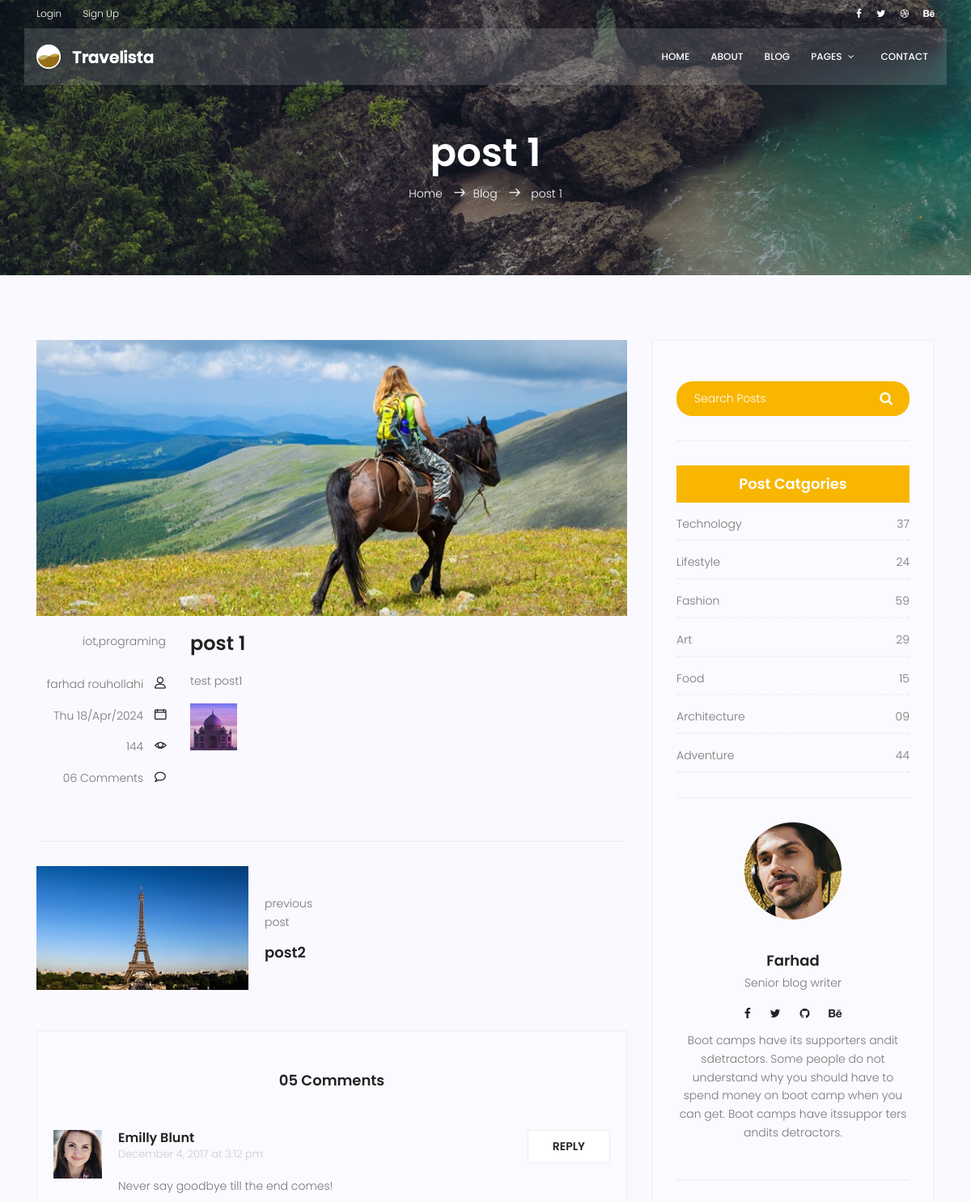
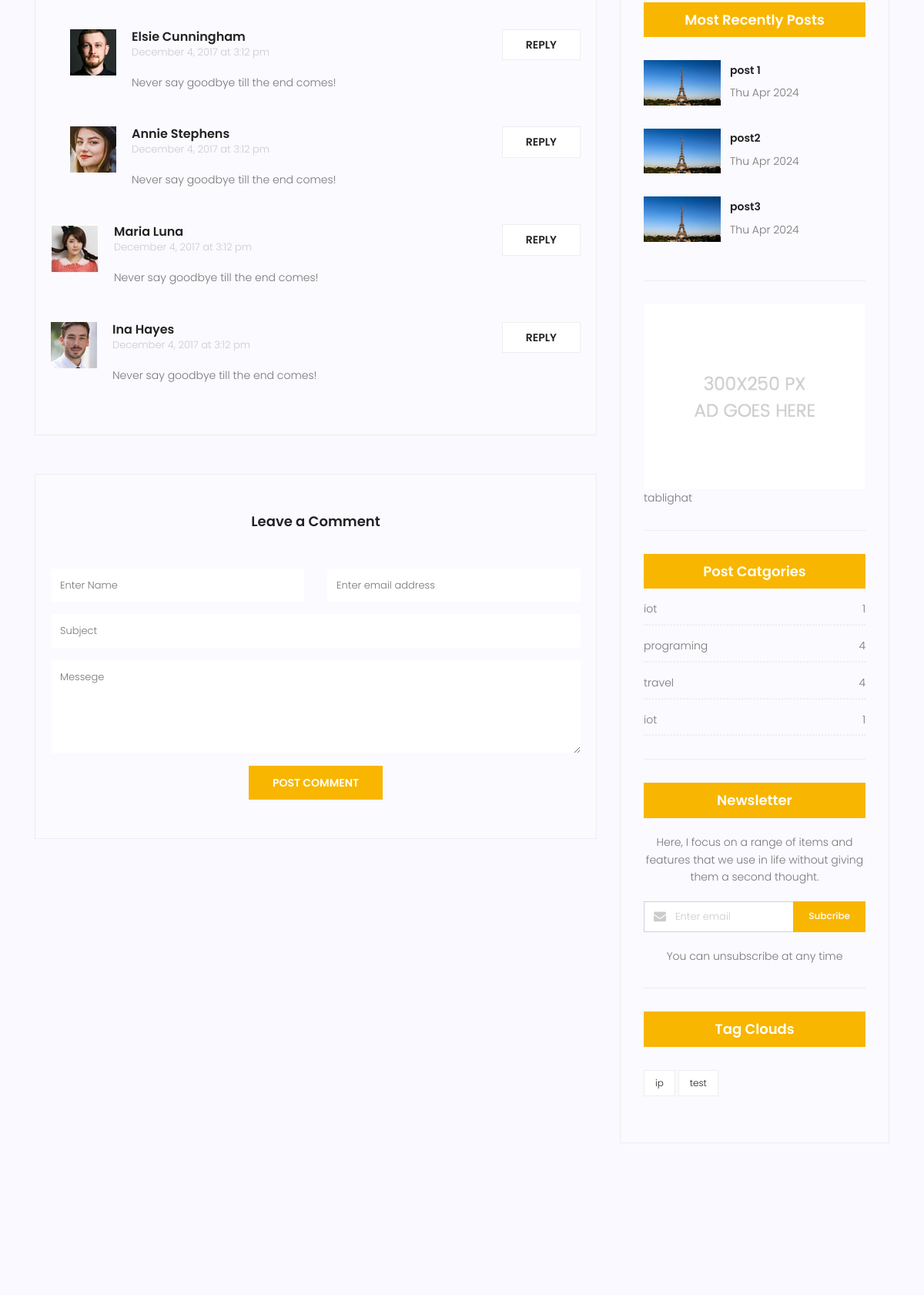
The page /blog/1 (upper part) on the database its author committed (2 pictures, top to bottom).
### blog/models.py (models this page shows, shortened)
class Post(models.Model):
    image = models.ImageField(upload_to='blog/', default='blog/default.jpg')
    tags = TaggableManager(blank=True)
    category = models.ManyToManyField(Category)
    author = models.ForeignKey(User, on_delete=models.SET_NULL, null=True)
    title = models.CharField(max_length=255)
    content = models.TextField()
    counted_view = models.IntegerField(default=0)
    status = models.BooleanField(default=False)
    created_date = models.DateTimeField(auto_now_add=True)
    updated_date = models.DateTimeField(auto_now=True)
    published_date = models.DateTimeField(null=True)
    class Meta:
        ordering = ["-created_date"]

class Category(models.Model):
    name = models.CharField(max_length=255)
    def __str__(self):
        return self.name

### blog/views.py (the view)
# urls.py: path("<int:pid>", single_blog, name='single_blog'),
def single_blog(request, pid):
    posts = Post.objects.filter(
        published_date__lte=timezone.now(), status=1)
    post = get_object_or_404(posts, pk=pid)
    post.counted_view += 1
    post.save()
    nex = False
    next = 404
    prev_post = 404
    next_post = 404
    for i, po in enumerate(posts):
        if nex:
            next = po.id
            break
        if po.id == post.id:
            if i == 0:
                prev = 404
            if i != 0:
                prev = temp
            nex = True
        temp = po.id
    if next != 404:
        next_post = get_object_or_404(posts, pk=next)
    if prev != 404:
        prev_post = get_object_or_404(posts, pk=prev)
    context = {"post": post, 'posts': posts,
               "next": next_post, "prev": prev_post}
    return render(request, "blog/blog-single.html", context)

### blog/templatetags/blog_tags.py (called while the page is built)
@register.inclusion_tag("blog/blog-lastest-post.html")
def lastest_posts(arg=3):
    posts = Post.objects.filter(
        published_date__lte=timezone.now(), status=1).order_by("created_date")[:arg]
    return {"posts": posts}

@register.inclusion_tag('blog/blog-categories.html')
def postcategories():
    posts = Post.objects.filter(
        status=1, published_date__lte=timezone.now())
    categories = Category.objects.all()
    dic_cat = {}
    for name in categories:
        dic_cat[name] = posts.filter(category=name).count()
    return {'categories': dic_cat}

### templates/blog/blog-single.html (shortened to what this page needs)
{% extends 'base.html' %}
{% load static %}
{% load blog_tags %}
{% block content %}
{% load humanize %}
<section class="relative about-banner">
	<div class="overlay overlay-bg"></div>
	<div class="container">
		<div class="row d-flex align-items-center justify-content-center">
			<div class="about-content col-lg-12">
				<h1 class="text-white">
					{{post.title}}
				</h1>
				<p class="text-white link-nav"><a href="{% url 'index' %}">Home </a> <span
						class="lnr lnr-arrow-right"></span><a href="{% url 'index_blog' %}">Blog </a> <span
						class="lnr lnr-arrow-right"></span> <a>
						{{post.title}}</a></p>
			</div>
		</div>
	</div>
</section>
<section class="post-content-area single-post-area">
	<div class="container">
		<div class="row">
			<div class="col-lg-8 posts-list">
				<div class="single-post row">
					<div class="col-lg-12">
						<div class="feature-img">
							<img class="img-fluid" src="{% static 'img/blog/feature-img1.jpg' %}" alt="">
						</div>
					</div>
					<div class="col-lg-3  col-md-3 meta-details">
						<ul class="tags">
							{{post.category.all|join:","}}
						</ul>
						<div class="user-details row">
							<p class="user-name col-lg-12 col-md-12 col-6"><a href="#">{{post.author.get_full_name}}</a>
								<span class="lnr lnr-user"></span>
							</p>
							<p class="date col-lg-12 col-md-12 col-6">
								<a href="#">{{post.published_date|date:"D d/M/Y"}}</a>
								<span class="lnr lnr-calendar-full"></span>
							</p>
							<p class="view col-lg-12 col-md-12 col-6"><a href="#">{{post.counted_view}}</a> <span
									class="lnr lnr-eye"></span></p>
							<p class="comments col-lg-12 col-md-12 col-6"><a href="#">06 Comments</a> <span
									class="lnr lnr-bubble"></span></p>
						</div>
					</div>
					<div class="col-lg-9 col-md-9">
						<h3 class="mt-20 mb-20">{{post.title}}</h3>
						<p class="excert">
							{{post.content|safe}}
						</p>
					</div>
				</div>
				<div class="navigation-area">
					<div class="row">
						<div
							class="col-lg-6 col-md-6 col-12 nav-left flex-row d-flex justify-content-start align-items-center">
							{% if prev != 404 %}
							<div class="thumb">
								<a href="{% url 'single_blog' pid=prev.id %}"><img class="img-fluid"
										src="{{prev.image.url}}" alt=""></a>
							</div>
							<div class="arrow">
								<a href="{% url 'single_blog' pid=prev.id %}"></a>
							</div>
							<div class="detials">
								<p>previous post</p>
								<a href="{% url 'single_blog' pid=prev.id %}">
									<h4>{{prev.title}}</h4>
								</a>
							</div>
							{% endif %}
						</div>
						<div
							class="col-lg-6 col-md-6 col-12 nav-right flex-row d-flex justify-content-end align-items-center">
						</div>
					</div>
				</div>
				<div class="comments-area">
					<h4>05 Comments</h4>
					<div class="comment-list">
						<div class="single-comment justify-content-between d-flex">
							<div class="user justify-content-between d-flex">
								<div class="thumb">
									<img src="{% static 'img/blog/c1.jpg' %}" alt="">
								</div>
								<div class="desc">
									<h5><a href="#">Emilly Blunt</a></h5>
									<p class="date">December 4, 2017 at 3:12 pm </p>
									<p class="comment">
										Never say goodbye till the end comes!
									</p>
								</div>
							</div>
							<div class="reply-btn">
								<a href="" class="btn-reply text-uppercase">reply</a>
							</div>
						</div>
					</div>
					<div class="comment-list left-padding">
						<div class="single-comment justify-content-between d-flex">
							<div class="user justify-content-between d-flex">
								<div class="thumb">
									<img src="{% static 'img/blog/c2.jpg' %}" alt="">
								</div>
								<div class="desc">
									<h5><a href="#">Elsie Cunningham</a></h5>
									<p class="date">December 4, 2017 at 3:12 pm </p>
									<p class="comment">
										Never say goodbye till the end comes!
									</p>
								</div>
							</div>
							<div class="reply-btn">
								<a href="" class="btn-reply text-uppercase">reply</a>
							</div>
						</div>
					</div>
					<div class="comment-list left-padding">
						<div class="single-comment justify-content-between d-flex">
							<div class="user justify-content-between d-flex">
								<div class="thumb">
									<img src="{% static 'img/blog/c3.jpg' %}" alt="">
								</div>
								<div class="desc">
									<h5><a href="#">Annie Stephens</a></h5>
									<p class="date">December 4, 2017 at 3:12 pm </p>
									<p class="comment">
										Never say goodbye till the end comes!
									</p>
								</div>
							</div>
							<div class="reply-btn">
								<a href="" class="btn-reply text-uppercase">reply</a>
							</div>
						</div>
					</div>
					<div class="comment-list">
						<div class="single-comment justify-content-between d-flex">
							<div class="user justify-content-between d-flex">
								<div class="thumb">
									<img src="{% static 'img/blog/c4.jpg' %}" alt="">
								</div>
								<div class="desc">
									<h5><a href="#">Maria Luna</a></h5>
									<p class="date">December 4, 2017 at 3:12 pm </p>
									<p class="comment">
										Never say goodbye till the end comes!
									</p>
								</div>
							</div>
							<div class="reply-btn">
								<a href="" class="btn-reply text-uppercase">reply</a>
							</div>
						</div>
					</div>
					<div class="comment-list">
						<div class="single-comment justify-content-between d-flex">
							<div class="user justify-content-between d-flex">
								<div class="thumb">
									<img src="{% static 'img/blog/c5.jpg' %}" alt="">
								</div>
								<div class="desc">
									<h5><a href="#">Ina Hayes</a></h5>
									<p class="date">December 4, 2017 at 3:12 pm </p>
									<p class="comment">
										Never say goodbye till the end comes!
									</p>
								</div>
							</div>
							<div class="reply-btn">
								<a href="" class="btn-reply text-uppercase">reply</a>
							</div>
						</div>
					</div>
				</div>
				<div class="comment-form">
					<h4>Leave a Comment</h4>
					<form>
						<div class="form-group form-inline">
							<div class="form-group col-lg-6 col-md-12 name">
								<input type="text" class="form-control" id="name" placeholder="Enter Name"
									onfocus="this.placeholder = ''" onblur="this.placeholder = 'Enter Name'">
							</div>
							<div class="form-group col-lg-6 col-md-12 email">
								<input type="email" class="form-control" id="email" placeholder="Enter email address"
									onfocus="this.placeholder = ''" onblur="this.placeholder = 'Enter email address'">
							</div>
						</div>
						<div class="form-group">
							<input type="text" class="form-control" id="subject" placeholder="Subject"
								onfocus="this.placeholder = ''" onblur="this.placeholder = 'Subject'">
						</div>
						<div class="form-group">
							<textarea class="form-control mb-10" rows="5" name="message" placeholder="Messege"
								onfocus="this.placeholder = ''" onblur="this.placeholder = 'Messege'"
								required=""></textarea>
						</div>
						<a href="#" class="primary-btn text-uppercase">Post Comment</a>
					</form>
				</div>
			</div>
			<div class="col-lg-4 sidebar-widgets">
				<div class="widget-wrap">
					<div class="single-sidebar-widget search-widget">
						<form class="search-form" action="#">
							<input placeholder="Search Posts" name="search" type="text" onfocus="this.placeholder = ''"
								onblur="this.placeholder = 'Search Posts'">
							<button type="submit"><i class="fa fa-search"></i></button>
						</form>
					</div>
					<div class="single-sidebar-widget post-category-widget">
						<h4 class="category-title">Post Catgories</h4>
						<ul class="cat-list">
							<li>
								<a href="#" class="d-flex justify-content-between">
									<p>Technology</p>
									<p>37</p>
								</a>
							</li>
							<li>
								<a href="#" class="d-flex justify-content-between">
									<p>Lifestyle</p>
									<p>24</p>
								</a>
							</li>
							<li>
								<a href="#" class="d-flex justify-content-between">
									<p>Fashion</p>
									<p>59</p>
								</a>
							</li>
							<li>
								<a href="#" class="d-flex justify-content-between">
									<p>Art</p>
									<p>29</p>
								</a>
							</li>
							<li>
								<a href="#" class="d-flex justify-content-between">
									<p>Food</p>
									<p>15</p>
								</a>
							</li>
							<li>
								<a href="#" class="d-flex justify-content-between">
									<p>Architecture</p>
									<p>09</p>
								</a>
							</li>
							<li>
								<a href="#" class="d-flex justify-content-between">
									<p>Adventure</p>
									<p>44</p>
								</a>
							</li>
						</ul>
					</div>
					{% include 'blog/blog-writer.html' %}
					{% lastest_posts %}
					{% include 'blog/blog-ads.html' %}
					{% postcategories %}
					<div class="single-sidebar-widget newsletter-widget">
						<h4 class="newsletter-title">Newsletter</h4>
						<p>
							Here, I focus on a range of items and features that we use in life without
							giving them a second thought.
						</p>
						<div class="form-group d-flex flex-row">
							<div class="col-autos">
								<div class="input-group">
									<div class="input-group-prepend">
										<div class="input-group-text"><i class="fa fa-envelope" aria-hidden="true"></i>
										</div>
									</div>
									<input type="text" class="form-control" id="inlineFormInputGroup"
										placeholder="Enter email" onfocus="this.placeholder = ''"
										onblur="this.placeholder = 'Enter email'">
								</div>
							</div>
							<a href="#" class="bbtns">Subcribe</a>
						</div>
						<p class="text-bottom">
							You can unsubscribe at any time
						</p>
					</div>
					<div class="single-sidebar-widget tag-cloud-widget">
						<h4 class="tagcloud-title">Tag Clouds</h4>
						<ul>
							{% for tag in post.tags.all %}
							<li><a href="{% url 'tag_blog' tag_name=tag.name %}">{{tag.name}}</a></li>
							{% endfor %}
						</ul>
					</div>
				</div>
			</div>
		</div>
	</div>
</section>
{% endblock %}

### templates/blog/blog-lastest-post.html
<div class="single-sidebar-widget popular-post-widget">
    <h4 class="popular-title">Most Recently Posts</h4>
    {% for post in posts %}
    <div class="popular-post-list">
        <div class="single-post-list d-flex flex-row align-items-center">
            <div class="thumb">
                <img class="img-fluid" src="{{post.image.url}}" alt="">
            </div>
            <div class="details">
                <a href="{% url 'single_blog' pid=post.id %}">
                    <h6>{{post.title}}</h6>
                </a>
                <p>{{post.published_date|date:"D M Y"}}</p>
            </div>
        </div>
    </div>
    {% endfor %}
</div>

### templates/blog/blog-categories.html
<div class="single-sidebar-widget post-category-widget">
    <h4 class="category-title">Post Catgories</h4>
    <ul class="cat-list">
        {% for name,count in categories.items %}
        <li>
            <a href="{% url 'category_blog' cat_name=name %}" class="d-flex justify-content-between">
                <p>{{name}}</p>
                <p>{{count}}</p>
            </a>
        </li>
        {% endfor %}
    </ul>
</div>

### rows shown on the page
Post: title "post 1", category.all "iot,programing", author.get_full_name "farhad rouhollahi", published_date "Thu 18/Apr/2024", counted_view "144", content "test post1", content (picture), image (placeholder picture), published_date "Thu Apr 2024"
Post: image (placeholder picture), title "post2", published_date "Thu Apr 2024"
Post: image (placeholder picture), title "post3", published_date "Thu Apr 2024"
Category: name "iot", id "1"
Category: name "programing", count "4"
Category: name "travel", count "4"
Category: name "iot", count "1"
Tag: name "ip"
Tag: name "test"
